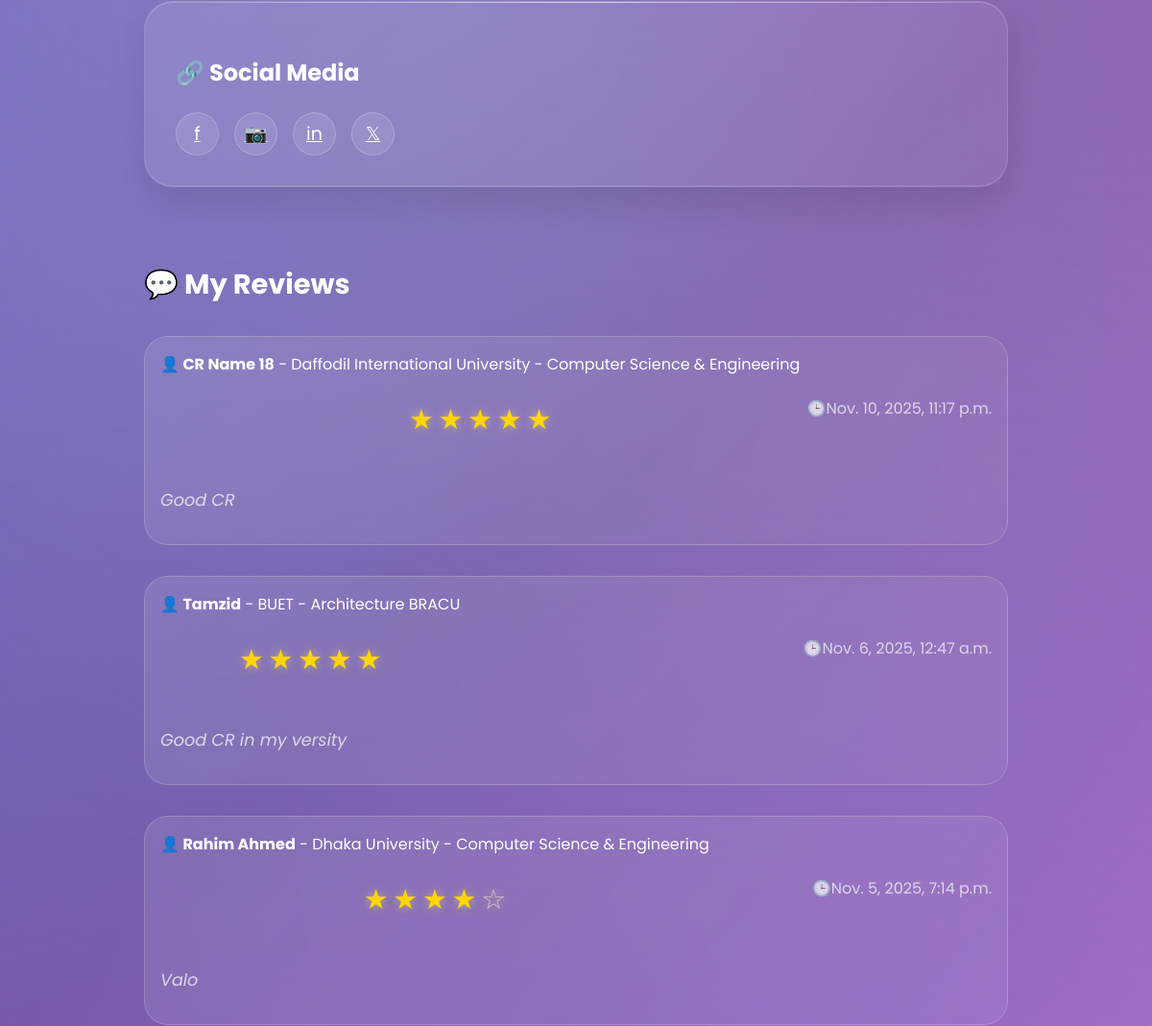
/view_profile/cr-reviews-admin/ (signed in, middle part), run on an earlier commit of the app's database.
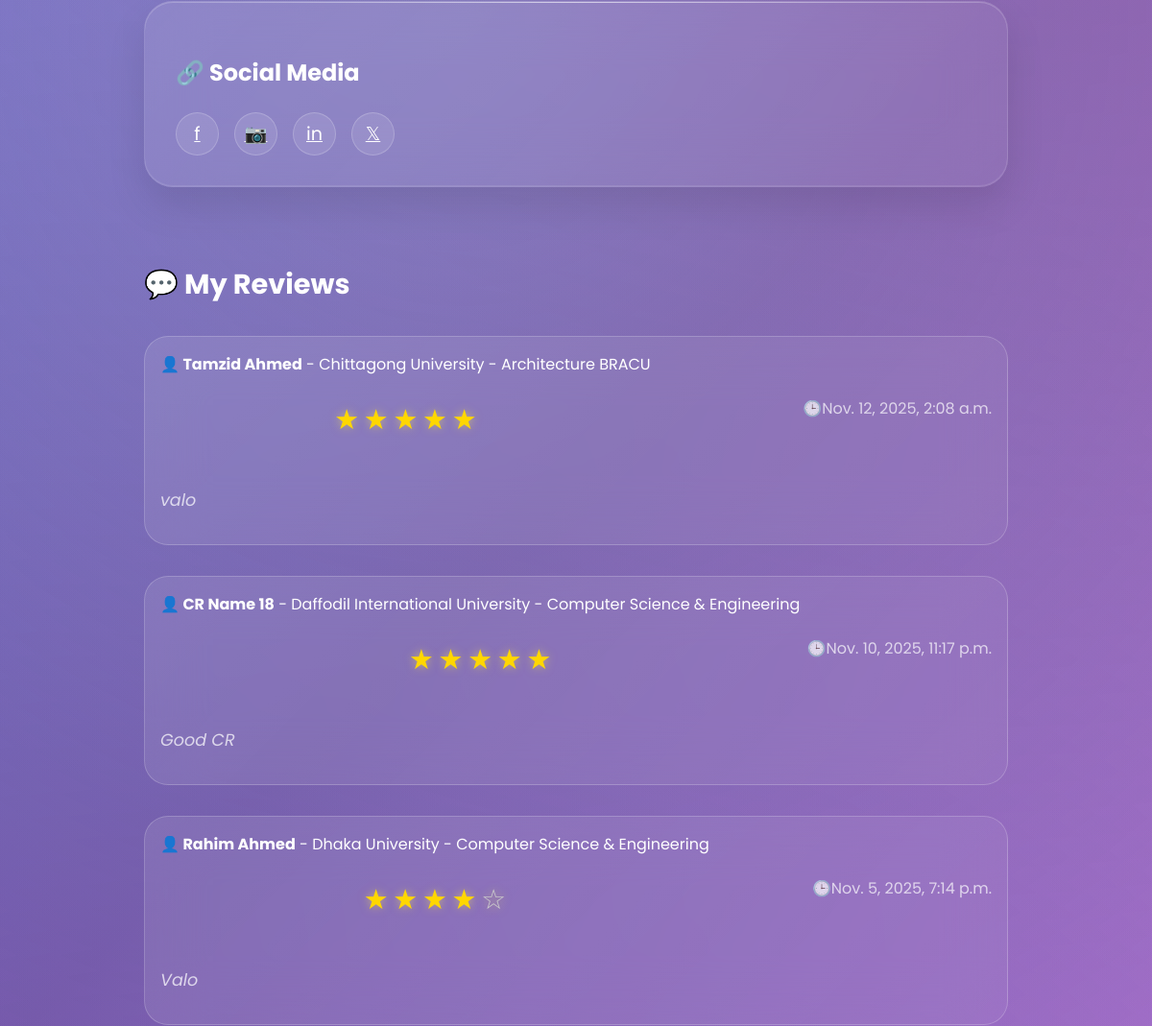
And on a later commit of the database.
### cr/models.py (models this page shows, shortened)
class Review(models.Model):
    user = models.ForeignKey('userprofile.User', on_delete=models.CASCADE, related_name='userreviews')
    cr_profile = models.ForeignKey(CrProfile, on_delete=models.CASCADE, related_name='cr_reviews')
    rating = models.PositiveSmallIntegerField()
    description = models.TextField(blank=True, null=True)
    is_anonymous = models.BooleanField(default=False)
    anonymous_name = models.CharField(max_length=100, blank=True, null=True)
    is_approved = models.BooleanField(default=True)  # Auto-approve non-anonymous
    reviewed_by = models.ForeignKey(
        'userprofile.User',
        on_delete=models.SET_NULL,
        null=True,
        blank=True,
        related_name='reviewed_reviews',
        help_text="Admin who approved/rejected this review"
    )
    reviewed_at = models.DateTimeField(null=True, blank=True)
    slug = models.SlugField(unique=True, blank=True)
    created_at = models.DateTimeField(auto_now_add=True)
    updated_at = models.DateTimeField(auto_now=True)
    deleted_at = models.DateTimeField(blank=True, null=True)
    class Meta:
        unique_together = [['user', 'cr_profile']]
        ordering = ['-created_at']

class CrProfile(models.Model):
    user=models.OneToOneField('userprofile.User', on_delete=models.CASCADE,related_name='user_profile')
    university=models.ForeignKey(University, on_delete=models.CASCADE,related_name='university_crs')
    department=models.ForeignKey(Department, on_delete=models.CASCADE,related_name='department_crs')
    cr_status = models.CharField(
    max_length=20,
    choices=[('Present', 'Present CR'), ('Former', 'Former CR')],
    default='Present'
    )
    profile_picture = models.CharField(max_length=500, null=True, blank=True)
    name = models.CharField(max_length=100)
    gender = models.CharField(choices=[('M', 'Male'), ('F', 'Female')], max_length=1,default='M')
    email = models.EmailField(blank=True, null=True)
    phone = models.CharField(max_length=30, blank=True, null=True)
    st_id = models.CharField(max_length=50, unique=True)
    batch = models.CharField(max_length=20)
    dept_batch = models.CharField(max_length=20 , blank=True, null=True)
    section = models.CharField(max_length=10)
    bio = models.TextField(blank=True, null=True)
    date_of_birth = models.DateField(blank=True, null=True)
    slug = models.SlugField(unique=True, blank=True)
    facebook_url = models.URLField(default='https://www.facebook.com/')
    instagram_url = models.URLField(default='https://www.instagram.com/')
    linkedin_url = models.URLField(default='https://www.linkedin.com/')
    created_at=models.DateTimeField(auto_now_add=True)
    updated_at=models.DateTimeField(auto_now=True)
    deleted_at=models.DateTimeField(auto_now=True,blank=True,null=True)

class University(models.Model):
    Public = "Public"
    Private = "Private"
    university_type = [
        (Public,"Public"),
        (Private,"Private"),
    ]
    title =models.CharField(max_length=100,unique=True,blank=False,null=False)
    type =models.CharField(max_length=100,choices=university_type)
    address=models.CharField(max_length=150, blank=True, null=True)
    slug=models.SlugField(blank=True,unique=True)
    created_at=models.DateTimeField(auto_now_add=True)
    updated_at=models.DateTimeField(auto_now=True)
    daleted_at=models.DateTimeField(auto_now=True,blank=True,null=True)
    def __str__(self):
        return self.title

class Department(models.Model):
    title=models.CharField(max_length=50,unique=True,blank=False,null=False)
    code=models.CharField(max_length=50,unique=True,blank=True,null=True)
    slug=models.SlugField(blank=True,unique=True)
    created_at=models.DateTimeField(auto_now_add=True)
    updated_at=models.DateTimeField(auto_now=True)
    daleted_at=models.DateTimeField(auto_now=True,blank=True,null=True)
    def __str__(self):
        return self.title

### userprofile/views.py (the view)
# urls.py: path('view_profile/<str:slug>/',view_profile,name="view_profile"),
def view_profile(request,slug):
    user = User.objects.get(email=request.user.email,slug=slug)
    review = Review.objects.filter(user=user).order_by('-created_at')
    paginator = Paginator(review,5)
    page_number = request.GET.get('page',1)
    try:
        review = paginator.page(page_number)
    except PageNotAnInteger:
        review = paginator.page(1)
    except EmptyPage:
        review = paginator.page(1)
    context = {
        'user':user,
        'review':review,
    }
    return render(request,'user_profile/view_profile.html',context)

### userprofile/models.py (called while the page is built)
    def get_full_name(self):
        return f"{self.first_name} {self.last_name}"

### templates/user_profile/view_profile.html (shortened to what this page needs)
{% extends 'base.html' %}
{% load static %}
{% block content %}
    <div id="cr-profile" class="page">
        <div class="container">
            <div style="max-width: 900px; margin: 0 auto;">
                <div class="search-section">
                    <h3 class="card-title1" style="margin-top: 1.5rem;">🔗 Social Media</h3>
                    <div class="social-links">
                        <a href="{{user.facebook_url}}" class="social-btn" title="Facebook">f</a>
                        <a href="{{user.instagram_url}}" class="social-btn" title="Instagram">📷</a>
                        <a href="{{user.linkedin_url}}" class="social-btn" title="LinkedIn">in</a>
                        <a href="#" class="social-btn" title="Twitter">𝕏</a>
                    </div>
                </div>
                <div class="section">
                    <h2 style="color: white; font-size: 1.8rem; font-weight: 700; margin-bottom: 2rem;">💬 My Reviews</h2>
                    <div id="reviews-container">
                    {% for review in review %}
                    <div class="review-card">
                    <div class="review-header">
                        <div>
                            <strong style="font-size: 1rem;">👤 {{review.cr_profile.name}}</strong> - {{review.cr_profile.university}} - {{review.cr_profile.department}}
                            <div class="rating">
                                {% for i in "12345" %} {% if forloop.counter <= review.rating %}
                                <span class="star filled">★</span>
                                {% else %}
                                <span class="star">☆</span>
                                {% endif %}
                                {% endfor %}
                            </div>
                        </div>
                        <div style="color: rgba(255,255,255,0.7); font-weight: 400;">🕒{{review.created_at}}</div>
                    </div>
                    <div class="review-text">
                        {{review.description}}
                    </div>
                    </div>
                    {% endfor %}
                    </div>
                </div>
            </div>
        </div>
    </div>
{% endblock content %}

What changed in the data, as far as the page shows it:
removed Review: cr_profile.name "Tamzid", cr_profile.university "BUET", cr_profile.department "Architecture BRACU", rating 5 (drawn), created_at "Nov. 6, 2025, 12:47 a.m.", description "Good CR in my versity"
added Review: cr_profile.name "Tamzid Ahmed", cr_profile.university "Chittagong University", cr_profile.department "Architecture BRACU", rating 5 (drawn), created_at "Nov. 12, 2025, 2:08 a.m.", description "valo"
